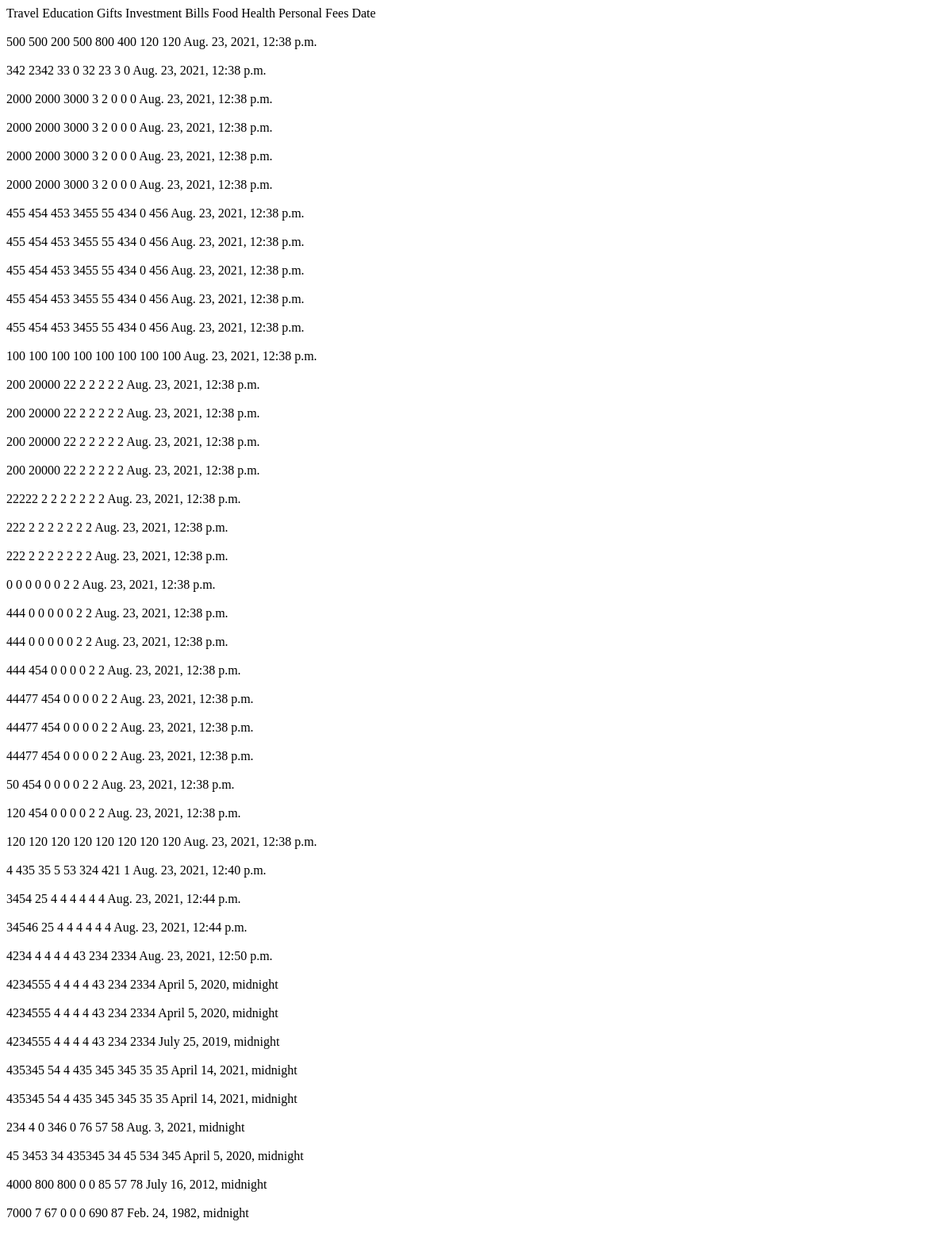
The page /show on the database as committed earlier.
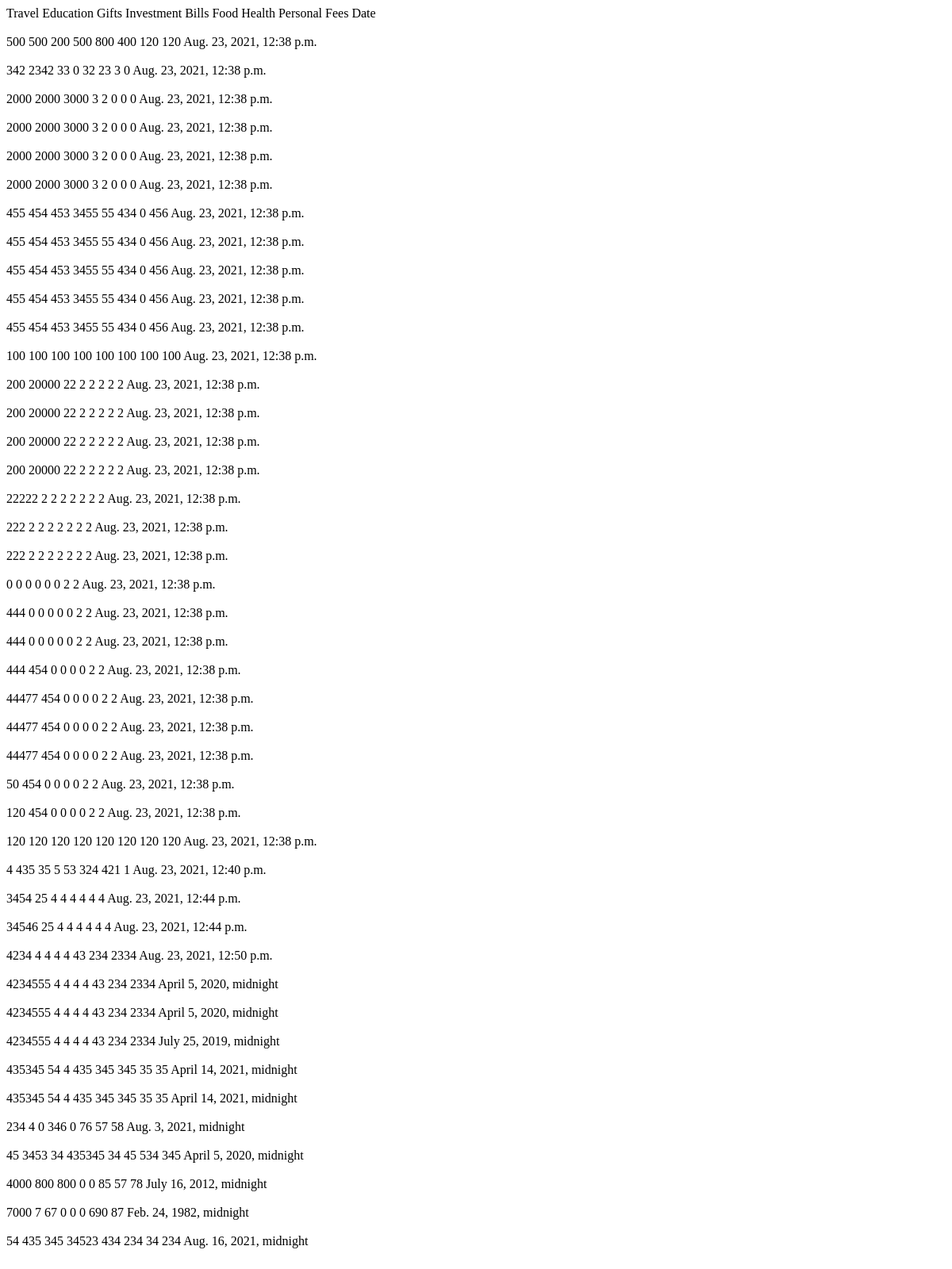
The same page on the database as committed later.
### polls/models.py (models this page shows)
class Expense(models.Model):
    travel=models.IntegerField(default=0)
    eduction=models.IntegerField(default=0)
    gifts=models.IntegerField(default=0)
    Investments=models.IntegerField(default=0)
    Bills=models.IntegerField(default=0)
    Food=models.IntegerField(default=0)
    Health=models.IntegerField(default=0)
    Personal=models.IntegerField(default=0)
    fee=models.IntegerField(default=0)
    time= models.DateTimeField(default=now)

### polls/views.py (the view)
# urls.py: path('show',views.show)
def show(request):
        data=Expense.objects.all()
        context={'key':data}
        return render(request, 'showexpence.html', context)

### polls/templates/showexpence.html (shortened to what this page needs)
<!DOCTYPE html>
<html lang="en">
<head>
</head>
<body>
     <tr style="float: right;">
    <th>Travel</th>
    <th>Education</th>
    <th>Gifts</th>
    <th>Investment</th>
    <th>Bills</th>
    <th>Food</th>
    <th>Health</th>
    <th>Personal</th>
    <th>Fees</th>
    <th>Date</th>
    <br><br>
</tr>
    {% for data in key %}
    <tr>
        <td>{{ data.travel }}</td>
        <td>{{ data.eduction }}</td>
        <td>{{ data.gifts }}</td>
        <td>{{ data.Bills }}</td>
        <td>{{ data.Food }}</td>
        <td>{{ data.Health }}</td>
        <td>{{ data.Personal }}</td>
        <td>{{ data.fee }}</td>
        <td>{{ data.time }}</td>
      </tr><br><br>
    {% endfor %}
</body>
</html>

Rows that differ between the two databases and show on the page:
added Expense: travel "54", eduction "435", gifts "345", Bills "34523", Food "434", Health "234", Personal "34", fee "234", time "Aug. 16, 2021, midnight"
